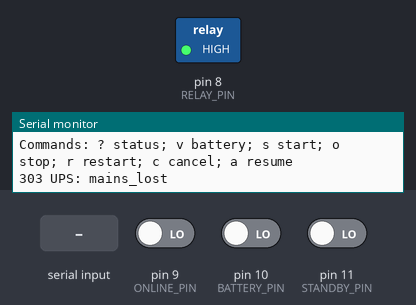
Recording of a sketch running on a simulated Arduino Nano, built with avr-gcc and run on an emulated ATmega328P. Parts: switched loads named in the sketch (green lamp = pin HIGH), the last lines printed to the serial monitor. The inputs (shaded band) are chosen by the test bench; at power-on: pin 11 (STANDBY_PIN) LOW, pin 9 (ONLINE_PIN) LOW, pin 10 (BATTERY_PIN) LOW.

Above: at 1.2 s.
1.3 s: pin 11 (STANDBY_PIN) driven HIGH
3.0 s: "s" received over Serial
At 3.5 s:
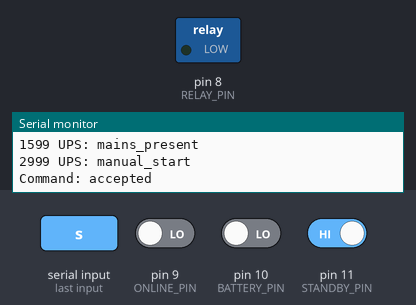
6.0 s: pin 9 (ONLINE_PIN) driven HIGH
7.8 s: "?" received over Serial
9.3 s: "o" received over Serial
At 10.5 s:
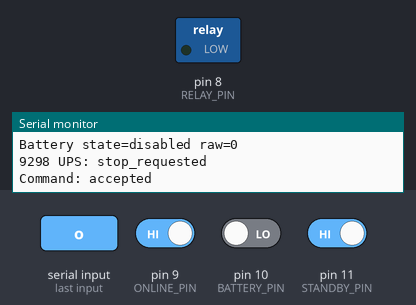
10.8 s: pin 9 (ONLINE_PIN) driven LOW
Timing chart, 0 to 13.8 s (numbered marks = the images above; inputs shaded):
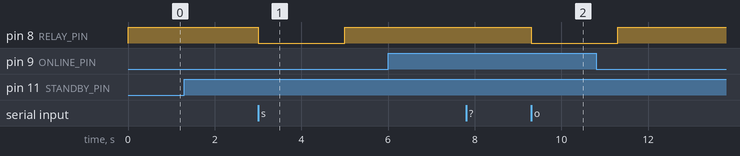

The sketch:

arduino_nano.ino
```cpp
#include <Arduino.h>
#include <FirmwareVersion.h>
#include <UpsController.h>
#include <BatteryMonitor.h>
#include "BoardConfig.h"

ups::Controller controller;
ups::BatteryMonitor batteryMonitor;

void eventLog(void *, ups::Event event) {
  Serial.print(millis());
  Serial.print(F(" UPS: "));
  Serial.println(ups::eventName(event));
}

void printBattery() {
  const ups::BatterySnapshot battery = batteryMonitor.snapshot(millis());
  Serial.print(F("Battery state="));
  Serial.print(ups::batteryStateName(battery.state));
  Serial.print(F(" raw="));
  Serial.print(battery.raw_adc);
  if (battery.valid) {
    Serial.print(F(" mV="));
    Serial.print(battery.voltage_mv);
    Serial.print(F(" low="));
    Serial.print(battery.low);
  }
  Serial.println();
}

void printStatus() {
  const ups::Snapshot s = controller.snapshot(millis());
  Serial.print(F("UPS Controller "));
  Serial.print(F(UPS_FIRMWARE_VERSION));
  Serial.print(F(" state="));
  Serial.print(ups::stateName(s.state));
  Serial.print(F(" phase="));
  Serial.print(ups::phaseName(s.phase));
  Serial.print(F(" result="));
  Serial.print(ups::resultName(s.result));
  Serial.print(F(" mains="));
  Serial.print(s.mains);
  Serial.print(F(" relay="));
  Serial.print(s.relay);
  Serial.print(F(" hold="));
  Serial.print(s.auto_hold);
  Serial.print(F(" attempts="));
  Serial.println(s.attempts);
  printBattery();
}

void setup() {
  // A hardware pull-up on a compatible relay input is still required to keep
  // the relay inactive during bootloader execution and controller reset.
  digitalWrite(RELAY_PIN, RELAY_OFF);
  pinMode(RELAY_PIN, OUTPUT);
  pinMode(ONLINE_PIN, INPUT);
  pinMode(BATTERY_PIN, INPUT);
  pinMode(STANDBY_PIN, INPUT);
  Serial.begin(115200);
  controller.setEventCallback(eventLog, nullptr);
  ups::Config config;
  // Both variants use the same defaults and state machine. To reproduce the
  // legacy 300-ms OFF check, set off_confirm_ms to 300 (less blink immunity).
  controller.begin(config, millis());
  ups::BatteryConfig batteryConfig;
  batteryConfig.enabled = BATTERY_MEASUREMENT_ENABLED;
  batteryConfig.full_scale_mv = BATTERY_FULL_SCALE_MV;
  batteryConfig.low_warning_mv = BATTERY_LOW_WARNING_MV;
  batteryMonitor.begin(batteryConfig, millis());
  Serial.println(F("Commands: ? status; v battery; s start; o stop; r restart; c cancel; a resume"));
}

void loop() {
  const uint32_t now = millis();
  controller.tick(now,
      (digitalRead(STANDBY_PIN) == HIGH) == STANDBY_ACTIVE_HIGH,
      (digitalRead(ONLINE_PIN) == HIGH) == ONLINE_ACTIVE_HIGH,
      (digitalRead(BATTERY_PIN) == HIGH) == BATTERY_ACTIVE_HIGH);
  digitalWrite(RELAY_PIN, controller.relayActive() ? RELAY_ON : RELAY_OFF);
  if (batteryMonitor.sampleDue(now)) {
    batteryMonitor.sample(static_cast<uint16_t>(analogRead(BATTERY_ADC_PIN)), now);
  }
  if (!Serial.available()) return;
  const char input = static_cast<char>(Serial.read());
  ups::Command action = ups::Command::Cancel;
  bool recognized = true;
  switch (input) {
    case '?': printStatus(); return;
    case 'v': printBattery(); return;
    case 's': action = ups::Command::Start; break;
    case 'o': action = ups::Command::Stop; break;
    case 'r': action = ups::Command::Restart; break;
    case 'c': action = ups::Command::Cancel; break;
    case 'a': action = ups::Command::Resume; break;
    default: recognized = false; break;
  }
  if (recognized) {
    const ups::CommandStatus status = controller.command(action, now);
    digitalWrite(RELAY_PIN, controller.relayActive() ? RELAY_ON : RELAY_OFF);
    Serial.print(F("Command: "));
    Serial.println(ups::commandStatusName(status));
  }
}
```

BoardConfig.h
```cpp
#pragma once

// Original Arduino Nano / ATmega328P wiring. External circuits must establish
// definite logic levels on all three inputs; INPUT_PULLUP changes the meaning.
constexpr uint8_t RELAY_PIN = 8;
constexpr uint8_t ONLINE_PIN = 9;
constexpr uint8_t BATTERY_PIN = 10;
constexpr uint8_t STANDBY_PIN = 11;
constexpr uint8_t RELAY_ON = LOW;
constexpr uint8_t RELAY_OFF = HIGH;
constexpr bool ONLINE_ACTIVE_HIGH = true;
constexpr bool BATTERY_ACTIVE_HIGH = true;
constexpr bool STANDBY_ACTIVE_HIGH = true;

// Optional battery measurement: battery + -> 33k -> A0; A0 -> 10k -> GND;
// 100nF from A0 to GND. Use only the verified common low-voltage ground.
// Keep disabled until the divider is installed. Do not connect battery +
// directly to A0. The circuit is intended for 0..16 V battery input.
constexpr uint8_t BATTERY_ADC_PIN = A0;
constexpr bool BATTERY_MEASUREMENT_ENABLED = false;
// Nominal AVCC reference 5000mV * (33k + 10k) / 10k = 21500mV.
// Calibrate against a multimeter; actual USB/regulator voltage affects AVCC.
constexpr uint32_t BATTERY_FULL_SCALE_MV = 21500;
constexpr uint32_t BATTERY_LOW_WARNING_MV = 0;  // 0 disables the warning.
```

Measured:
- after the input at 3.0 s, pin 8 (RELAY_PIN): HIGH → LOW at once, → HIGH 2.0 s later
- after the input at 9.3 s, pin 8 (RELAY_PIN): HIGH → LOW at once
